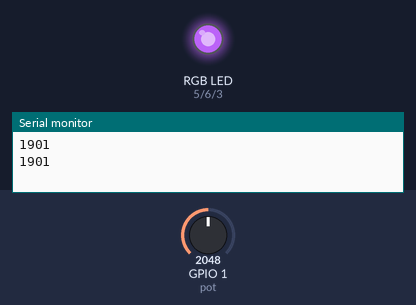
Recording of a sketch running on a simulated ESP32-S3. Parts: an RGB LED mixed from three pins (HIGH = lit), the last lines printed to the serial monitor. The test bench sets the inputs (shaded band); at power-on: GPIO 1 (pot) = 2048. Dim RGB values are drawn brighter than linear.

Above: at 10.3 s.
10.4 s: GPIO 1 (pot) set to 491
At 11.7 s:
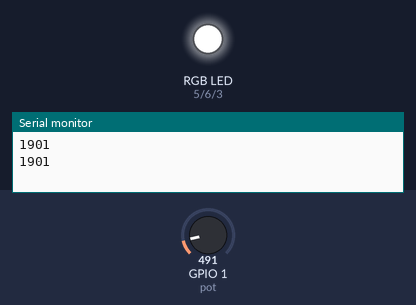
19.9 s: GPIO 1 (pot) set to 0
At 20.4 s:
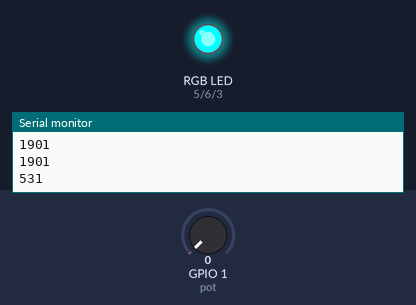
29.4 s: GPIO 1 (pot) set to 1228
At 34.1 s:
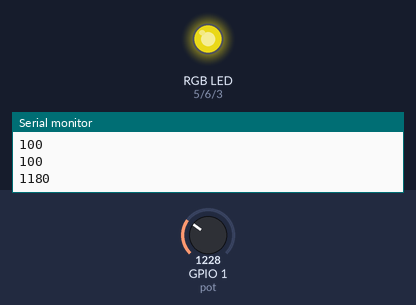
Timing chart, 0 to 44.9 s (numbered marks = the images above; inputs shaded):
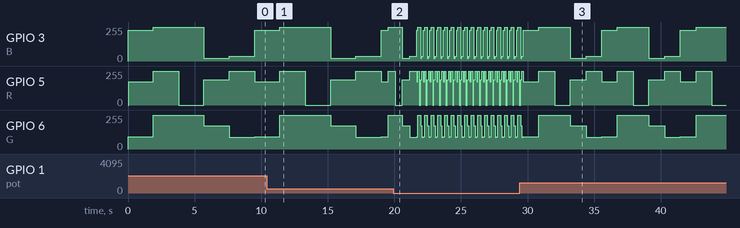

The sketch:

p2_p2.ino
```cpp
#include <Ticker.h>
#define pot A0
#define G 6
#define B 3
#define R 5
//Variables
int intensidad;
int posicion;
int intervalo;
//Funciones
int tiempo();
void secuencia();
void ISR_lectura(void);

//Constructor
Ticker ISR_obtener_intervalo(ISR_lectura, 1); //Cada 1ms obtiene el valor del potenciometro

void setup() {
  ISR_obtener_intervalo.start();
  Serial.begin(9600);
 pinMode(R, OUTPUT);
 pinMode(G, OUTPUT);
 pinMode(B, OUTPUT);
 pinMode(pot, INPUT);
}

void loop() {
  secuencia();
  ISR_obtener_intervalo.update();
}
int tiempo(){
  intensidad = analogRead(pot);
  posicion = map(intensidad, 0, 1023, 100, 1000);
  return posicion;
  }
 void ISR_lectura(){
    intervalo = tiempo();
    Serial.println(intervalo);
    }

  void secuencia(){
//    R: 174 G: 92 B: 230
    analogWrite(R, 174);
    analogWrite(G, 92);
    analogWrite(B, 230);
    delay(intervalo);
    //    R: 255 G: 255 B: 255
    analogWrite(R, 255);
    analogWrite(G, 255);
    analogWrite(B, 255);
    delay(intervalo);
     //    R: 0 G: 255 B: 255
    analogWrite(R, 0);
    analogWrite(G, 255);
    analogWrite(B, 255);
    delay(intervalo);
//     R: 189 G: 174 B: 20
    analogWrite(R, 189);
    analogWrite(G, 174);
    analogWrite(B, 20);
    delay(intervalo);
    //R: 225 G: 87 B: 35
    analogWrite(R, 255);
    analogWrite(G, 87);
    analogWrite(B, 35);
    delay(intervalo);
    }
```
